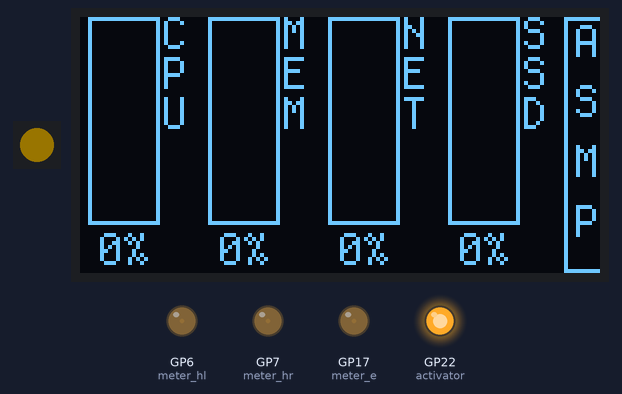
This program was run on a simulated Raspberry Pi Pico running CircuitPython. Shown: 1 RGB LEDs in strip order, left to right, 130×64 one-colour display, output pins drawn as LEDs (lit = HIGH). Dim RGB values are drawn brighter than linear.

Above: at 0.1 s.

The program:

code.py
```python
import busio
import board
import math
import struct
import pwmio
import usb_cdc
import digitalio
import displayio
import terminalio
import neopixel
import time
from bitmaptools import fill_region, draw_line
from rainbowio import colorwheel
from time import sleep
from adafruit_display_text import label
from adafruit_display_shapes import rect
import adafruit_displayio_sh1106

pixel_pin = board.GP0
num_pixels = 1

pixels = neopixel.NeoPixel(pixel_pin, num_pixels, brightness=0.1, auto_write=False)

RED = [255, 0, 0]
YELLOW = [255, 150, 0]
GREEN = [0, 255, 0]
CYAN = [0, 255, 255]
BLUE = [0, 0, 255]
PURPLE = [180, 0, 255]
teal = [0, 200, 100]
amber = [255, 194, 0]

activator = digitalio.DigitalInOut(board.GP22)
activator.direction = digitalio.Direction.OUTPUT
activator.value = True

def convert_size(size_bytes):
    if size_bytes == 0:
        return "0 b"
    size_name = ("b", "Kb", "Mb", "Gb", "Tb", "Pb", "Eb", "Zb", "Yb")
    i = int(math.floor(math.log(size_bytes, 1024)))
    p = math.pow(1024, i)
    d = round(size_bytes / p, 2)
    if i == 0:
        return "%d %s" % (d, size_name[i])
    else:
        return "%0.2f %s" % (d, size_name[i])


def calc_load(update_ms, update_span, old_load, target_load):
    diff_ms = abs(time.monotonic() - update_ms)
    if diff_ms > update_span:
        diff_ms = update_span
    glide = diff_ms / float(update_span)

    load_diff = target_load - old_load
    return old_load + load_diff * glide

class Gauge:
    BAR_HEIGHT = 72
    BAR_WIDTH = 18
    BAR_REDUCTION = 20

    HEAT_PALETTE = displayio.Palette(50)
    HEAT_PALETTE[48] = 0xFFFFFF
    color_range = len(HEAT_PALETTE) - 2
    for i in range(0, color_range):
        if i <= color_range / 2:
            g = int(255 * (i / float(color_range / 2)))
            HEAT_PALETTE[i] = (255, g, 0)
        else:
            r = int(255 - (255 * ((i - (color_range / 2)) / float(color_range / 2))))
            HEAT_PALETTE[i] = (r, 255, 0)

    HEAT_BMP = displayio.Bitmap(BAR_WIDTH - 2, BAR_HEIGHT - BAR_REDUCTION - 2, 49)
    for i in range(0, BAR_HEIGHT - BAR_REDUCTION - 2):
        draw_line(HEAT_BMP, 0,
                  i,
                  BAR_WIDTH - 3, i,
                  int((len(HEAT_PALETTE) - 2) * (i / (BAR_HEIGHT - BAR_REDUCTION - 2)))
                  # i % 48
                  )

    def __init__(self, x, y, update_span=1.0):
        self.x = x
        self.y = y

        self.load = 1
        self.target_load = 0
        self.old_load = 0
        self.update_span = update_span
        self.update_ms = 0

        self.group = displayio.Group(x=x, y=y)
        self.bar_bitmap, color_sprite = self.bar()
        self.group.append(color_sprite)
        self.caption_l = self.caption_load()
        self.group.append(self.caption_l)

    def bar(self):
        color_bitmap = displayio.Bitmap(Gauge.BAR_WIDTH, Gauge.BAR_HEIGHT - Gauge.BAR_REDUCTION, 48)
        fill_region(color_bitmap, 0, 0, Gauge.BAR_WIDTH, Gauge.BAR_HEIGHT - Gauge.BAR_REDUCTION, 48)
        color_sprite = displayio.TileGrid(color_bitmap, pixel_shader=Gauge.HEAT_PALETTE, x=0, y=0)
        return color_bitmap, color_sprite

    def caption_load(self):
        text_area = label.Label(terminalio.FONT, text="0%", color=0xFFFFFF)
        text_area.x = int((Gauge.BAR_WIDTH - text_area.bounding_box[2]) / 2)
        text_area.y = Gauge.BAR_HEIGHT - 14
        return text_area

    def set_load(self, level):
        if level > 100:
            level = 100
        elif level < 0:
            level = 0
        self.target_load = level
        self.old_load = self.load
        self.update_ms = time.monotonic()

    def get_graphics(self):
        return self.group

    def tick(self):
        if int(self.target_load) == int(self.load):
            return
        self.load = calc_load(self.update_ms, self.update_span, self.old_load, self.target_load)

        if self.load > 100:
            self.load = 100
        elif self.load < 0:
            self.load = 0
        fill_region(self.bar_bitmap, 0, 0, Gauge.BAR_WIDTH, Gauge.BAR_HEIGHT - Gauge.BAR_REDUCTION, 48)
        self.bar_bitmap.blit(1, 1, Gauge.HEAT_BMP)
        fill_region(self.bar_bitmap, 1, 1, Gauge.BAR_WIDTH - 1,
                    int((Gauge.BAR_HEIGHT - Gauge.BAR_REDUCTION - 2) * ((100 - (self.load)) / 100.0)) + 1, 49)
        self.caption_l.text = "%d%%" % int(self.load)
        self.caption_l.x = int((Gauge.BAR_WIDTH - self.caption_l.bounding_box[2]) / 2)

displayio.release_displays()

MOSI = board.GP15 # white_19
SCK = board.GP14 # brown_23
OLED_DC = board.GP13 # purple_18
OLED_CS = board.GP12 # blue_24
OLED_RESET = board.GP11 # yellow_22

spi = busio.SPI(SCK, MOSI)
display_bus = displayio.FourWire(
    spi,
    command=OLED_DC,
    chip_select=OLED_CS,
    reset=OLED_RESET,
    baudrate=1000000
)

WIDTH = 130
HEIGHT = 64
BORDER = 5

display = adafruit_displayio_sh1106.SH1106(display_bus, width=WIDTH, height=HEIGHT)

main_group = displayio.Group()
display.show(main_group)
display.auto_refresh=False

label_hight = 4

cpu_one_label = label.Label(terminalio.FONT, text="C", color=0xFFFFFF, x=21, y=label_hight)
cpu_two_label = label.Label(terminalio.FONT, text="P", color=0xFFFFFF, x=21, y=label_hight+10)
cpu_three_label = label.Label(terminalio.FONT, text="U", color=0xFFFFFF, x=21, y=label_hight+20)
mem_one_label = label.Label(terminalio.FONT, text="M", color=0xFFFFFF, x=51, y=label_hight)
mem_two_label = label.Label(terminalio.FONT, text="E", color=0xFFFFFF, x=51, y=label_hight+10)
mem_three_label = label.Label(terminalio.FONT, text="M", color=0xFFFFFF, x=51, y=label_hight+20)
net_one_label = label.Label(terminalio.FONT, text="N", color=0xFFFFFF, x=81, y=label_hight)
net_two_label = label.Label(terminalio.FONT, text="E", color=0xFFFFFF, x=81, y=label_hight+10)
net_three_label = label.Label(terminalio.FONT, text="T", color=0xFFFFFF, x=81, y=label_hight+20)
ssd_one_label = label.Label(terminalio.FONT, text="S", color=0xFFFFFF, x=111, y=label_hight)
ssd_two_label = label.Label(terminalio.FONT, text="S", color=0xFFFFFF, x=111, y=label_hight+10)
ssd_three_label = label.Label(terminalio.FONT, text="D", color=0xFFFFFF, x=111, y=label_hight+20)

main_group.append(cpu_one_label)
main_group.append(cpu_two_label)
main_group.append(cpu_three_label)
main_group.append(mem_one_label)
main_group.append(mem_two_label)
main_group.append(mem_three_label)
main_group.append(net_one_label)
main_group.append(net_two_label)
main_group.append(net_three_label)
main_group.append(ssd_one_label)
main_group.append(ssd_two_label)
main_group.append(ssd_three_label)

g = Gauge(2, 0)
g2 = Gauge(32, 0, 0.001)
g3 = Gauge(62, 0, 0.001)
g4 = Gauge(92, 0, 0.001)
main_group.append(g.get_graphics())
main_group.append(g2.get_graphics())
main_group.append(g3.get_graphics())
main_group.append(g4.get_graphics())

logo_label = label.Label(terminalio.FONT, text="A\nS\nM\nP", color=0xFFFFFF, x=124, y=6)
main_group.append(logo_label)

logo_box = rect.Rect(121, 0, 12, 64, outline=0xffffff, stroke=1)
main_group.append(logo_box)

tick_counter = 0

duty_min = 500
duty_max = 12000
duty_max_e = 60000
freq = 500

meter_hl = pwmio.PWMOut(board.GP6, frequency=freq, duty_cycle=duty_min)
meter_hr = pwmio.PWMOut(board.GP7, frequency=freq, duty_cycle=duty_min)
meter_e = pwmio.PWMOut(board.GP17, frequency=freq, duty_cycle=duty_min)

while True:
    pixels.fill(amber)
    pixels.show()
    try:
        available = usb_cdc.data.in_waiting
        while available >= 14:
            raw = usb_cdc.data.read(available)
            data = struct.unpack("bbbbIIf", raw)
            power_hl = data[1]
            power_hr = data[3]
            power_e = data[2]
            g.set_load(data[1])
            g2.set_load(data[4])
            g3.set1_load(data[2])
            g4.set_load(data[3])
            power_hl = power_hl * 120
            if power_hl >= duty_max:
                power_hl = duty_max
            elif power_hl <= duty_min:
                power_hl = duty_min
            meter_hl.duty_cycle = power_hl
            power_hr = power_hr * 120
            if power_hr >= duty_max:
                power_hr = duty_max
            elif power_hr <= duty_min:
                power_hr = duty_min
            meter_hr.duty_cycle = power_hr
            power_e = power_e * 600
            if power_e >= duty_max_e:
                power_e = duty_max_e
            elif power_e <= duty_min:
                power_e = duty_min
            meter_e.duty_cycle = power_e
            available = usb_cdc.data.in_waiting
        g.tick()
        g2.tick()
        g3.tick()
        g4.tick()
        display.refresh()
        if tick_counter % 4 == 0:
            network.tick()
    except:
        pass
```
